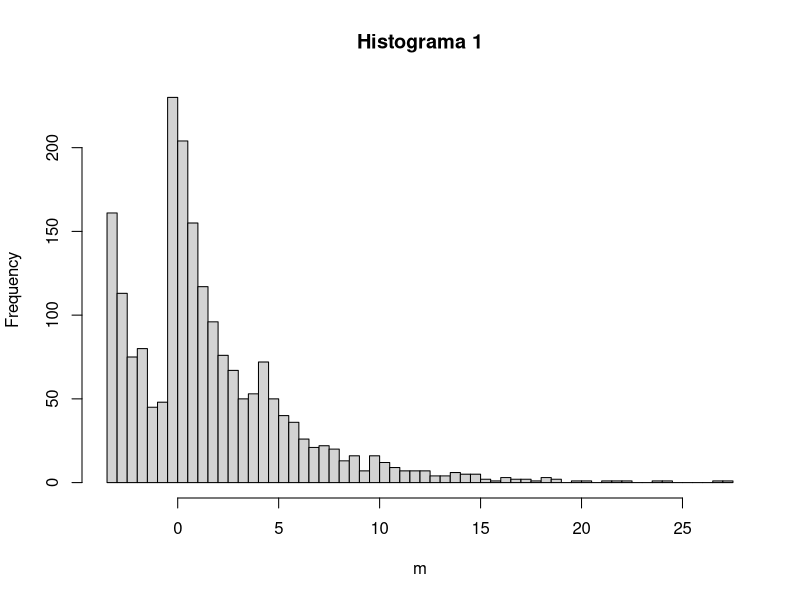
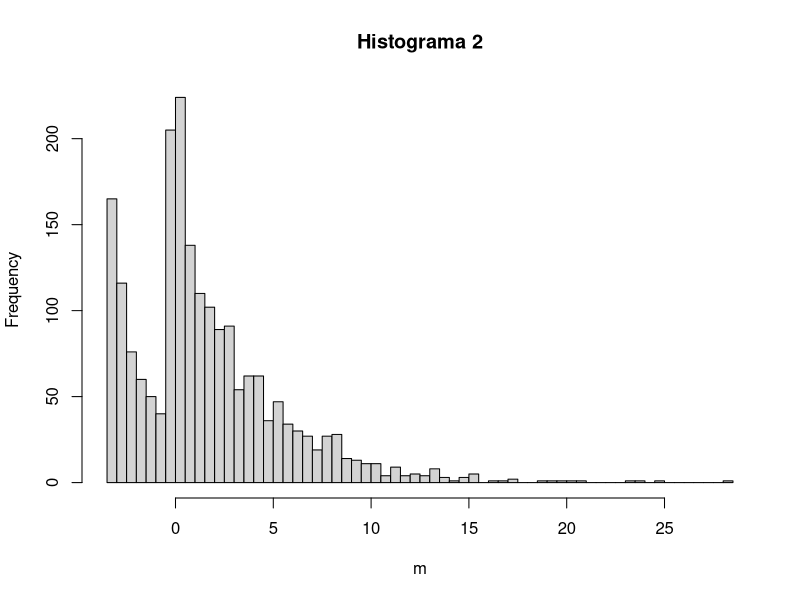
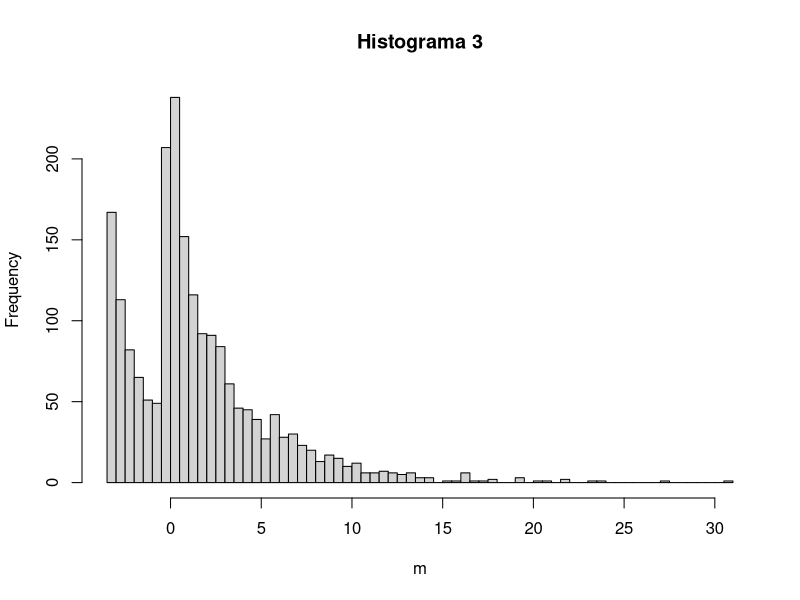
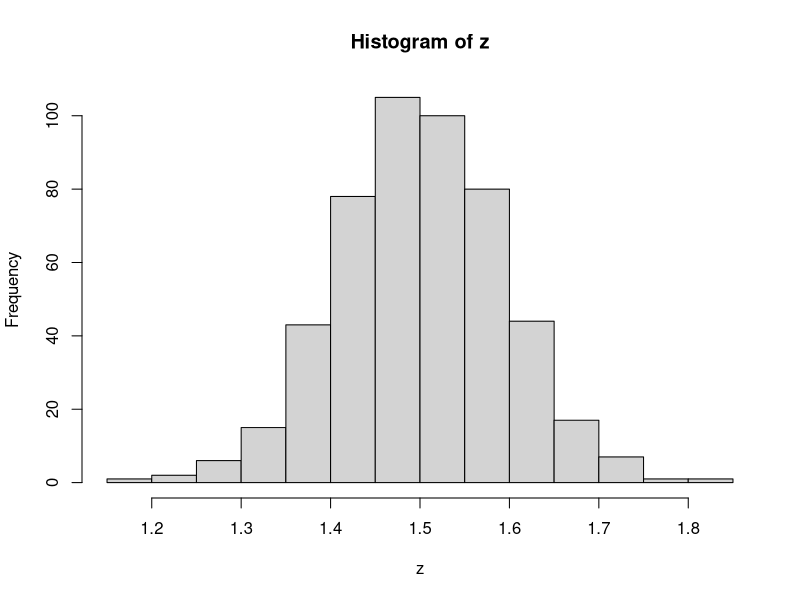

These charts were generated, in order, by the following R code:
## ---- chunk 1
#Omitir Warnings
options(warn=-1)
install.packages("semTools")
library(semTools)
## ---- chunk 2
z = rep(0, 500)
## ---- chunk 3
for (i in 1:500){
  m = mvrnonnorm(1000, c(1,2), matrix(c(10, 2, 2, 5), 2, 2),
                 skewness = c(5,2), kurtosis = c(3,3)) #Gera os dados com enviesamento
  #Grava a média da amostra
  z[i] = mean(m)
  
  #Imprimi as 3 primeira
  if(i < 4){
    hist(m, breaks=50, main = paste0("Histograma ", i))
  }
}
## ---- chunk 4
hist(z)
